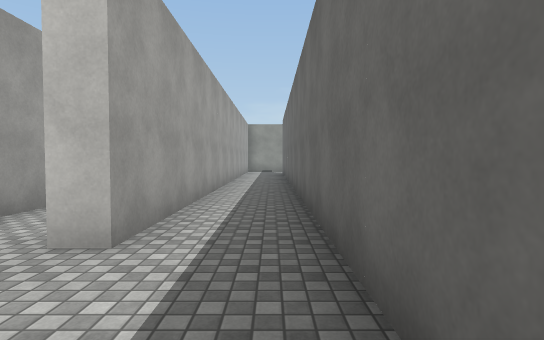
[1] (above)

16 first-person views from a walk through a scene from a Unity 3-D project. The camera is 1.4 m above the floor, tilts 2° down and sees 80° across. The floor is counted in squares, 2 m on a side. Each view is taken from the middle of a square. On the plan, view 1 faces up. The plan holds only what a view shows up to about 10 squares ahead; the rest is blank. The place goes on beyond the plan. The player is left out. Some animated figures are left out. Surface patterns are stand-ins for the level's own textures.

[2]
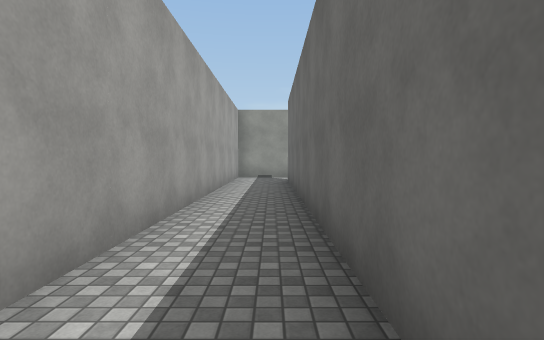

[3]
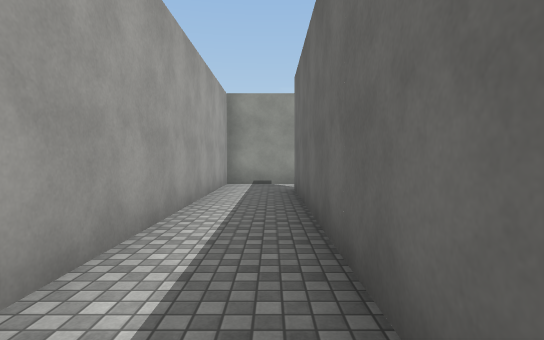

[4]
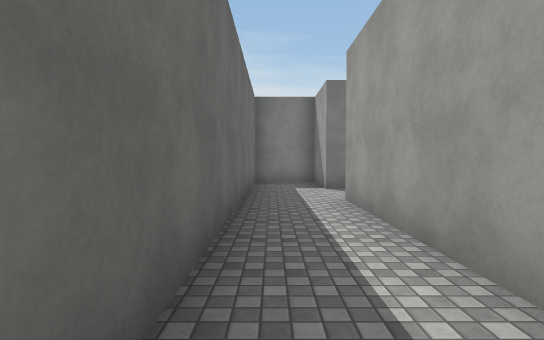

[5]
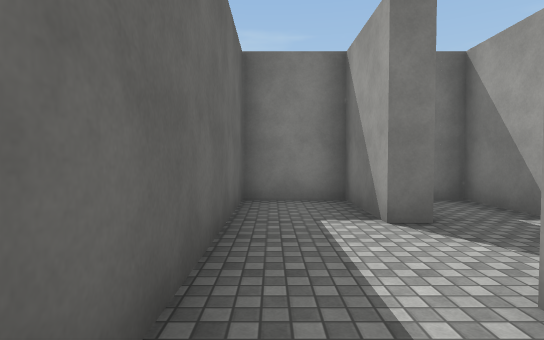

[6]
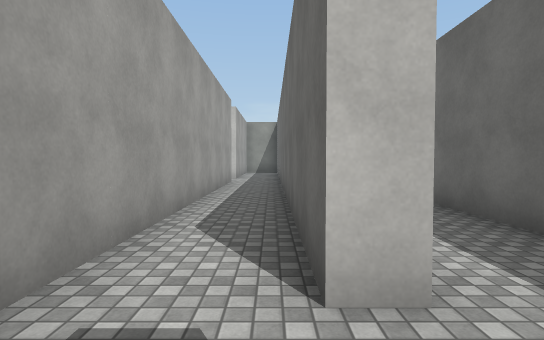

[7]
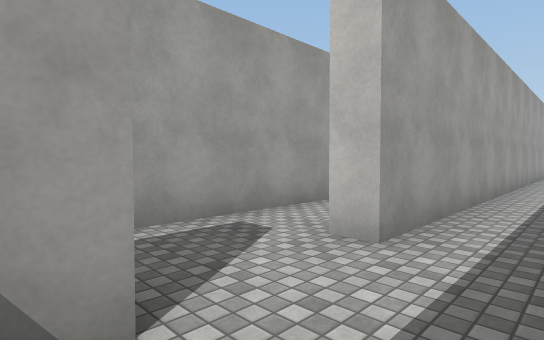

[8]
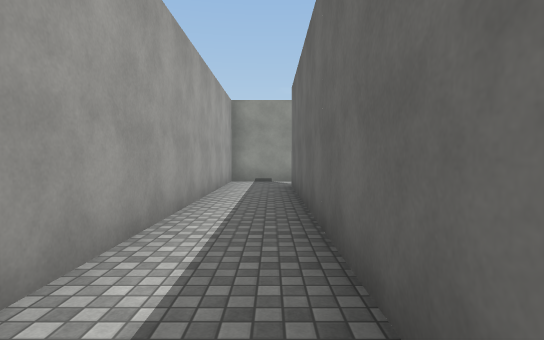

[9]
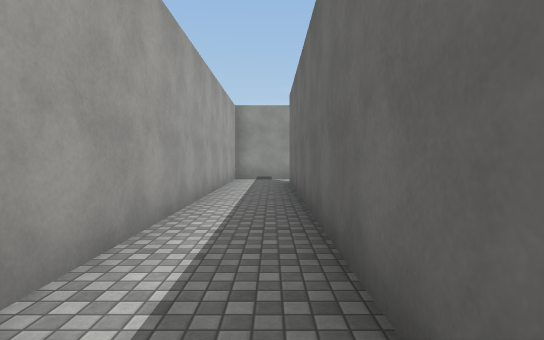

[10]
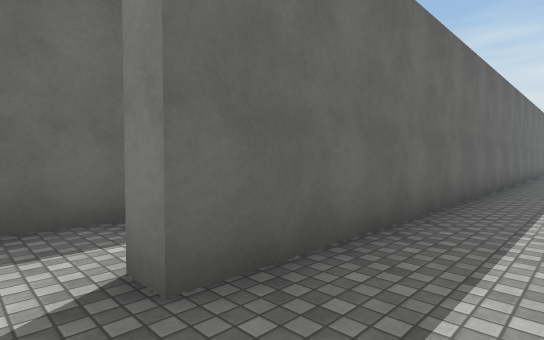

[11]
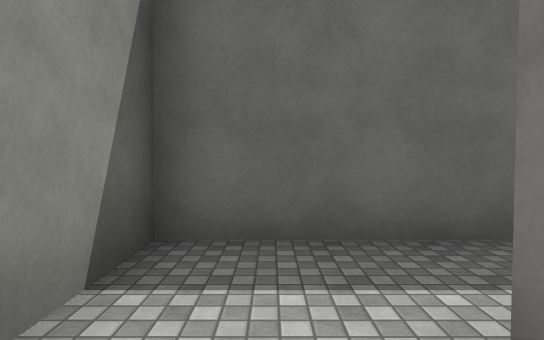

[12]
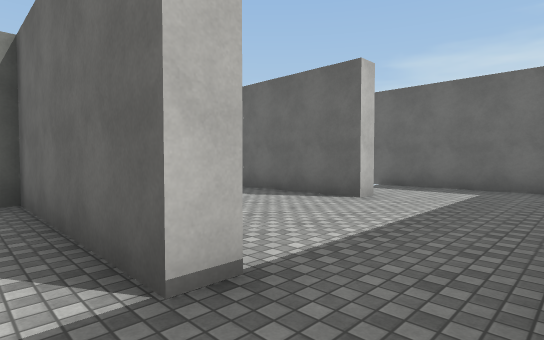

[13]
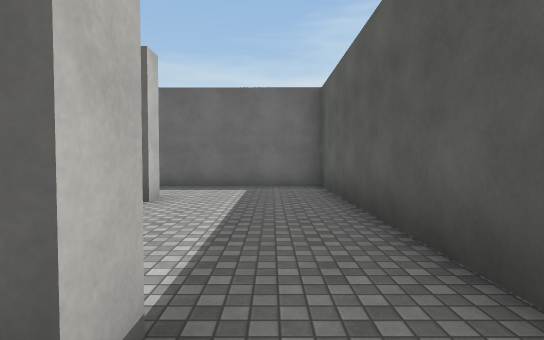

[14]
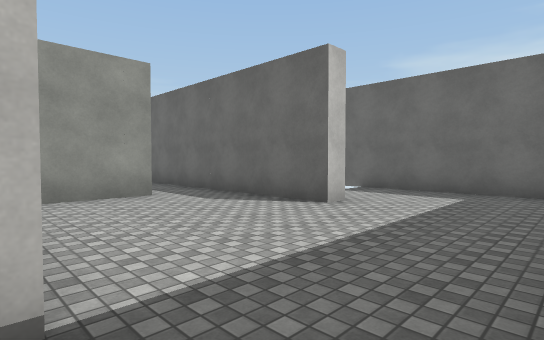

[15]
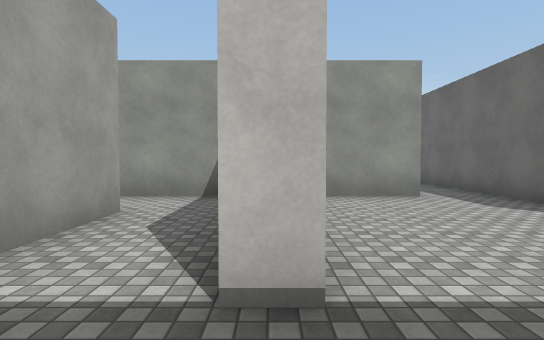

[16]
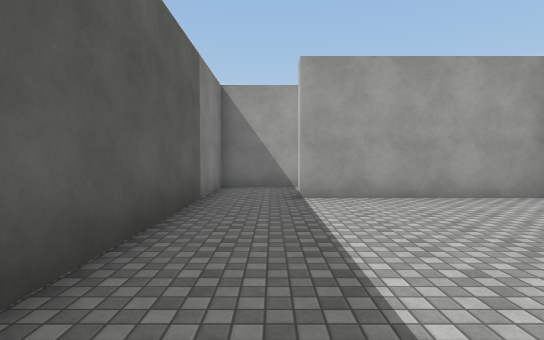

### Floor plan
Ten units are one square. View 1 is at (0, 0); x grows to the right and y downward. Boxes are objects, and circles mark ways between rooms. Rooms are numbered by the first view taken in them; rooms with no view inside come last. Other rooms are left out.
<svg viewBox="-25 -175 133 195">
<path fill="none" stroke="#000" d="M-19 -5 -12 -5 -12 15 5 15 5 -152M5 -170 -12 -170 -12 -25 -17 -25M33 -125 27 -125 28 -170 5 -170M5 -152 10 -152 10 -107 34 -107M79 -140 73 -140 73 -165M34 -107 103 -107 103 -156M59 -170 40 -170M33 -169 33 -125"/>
<circle cx="10" cy="-160" r="3" fill="#2a7"/>
<circle cx="30" cy="-115" r="3" fill="#2a7"/>
<text x="-10" y="-70">1</text>
<text x="20" y="-130">2</text>
<text x="60" y="-130">3</text>
</svg>
Room 1 opens to room 2. Room 2 opens to room 3.

Where each view was taken, in squares from view 1:
view 1: 0 up, 0 right, facing up
view 2: 5 up, 0 right, facing up
view 3: 8 up, 0 right, facing up
view 4: 8 up, 0 right, facing down
view 5: 4 up, 0 right, facing down
view 6: 1 up, 2 left, facing up
view 7: 0 up, 0 right, facing up-left
view 8: 7 up, 0 right, facing up
view 9: 6 up, 0 right, facing up
view 10: 16 up, 1 left, facing down-right
view 11: 16 up, 0 right, facing right
view 12: 11 up, 2 right, facing up-right
view 13: 12 up, 2 right, facing right
view 14: 11 up, 3 right, facing up-right
view 15: 11 up, 3 right, facing up
view 16: 12 up, 9 right, facing left
